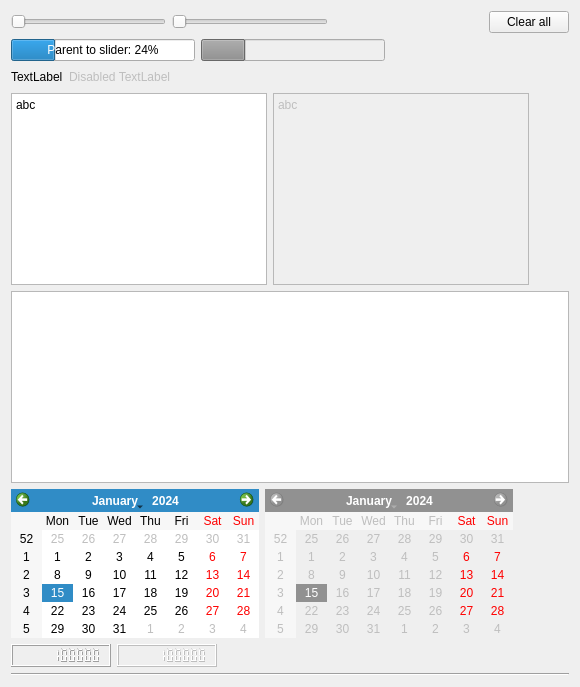
        <widget class="QWidget" name="tab">
         <attribute name="title">
          <string notr="true">Display Widgets</string>
         </attribute>
         <layout class="QVBoxLayout" name="verticalLayout_3">
          <item>
           <layout class="QHBoxLayout" name="horizontalLayout_22">
            <item>
             <widget class="QSlider" name="horizontalSlider">
              <property name="maximum">
               <number>100</number>
              </property>
              <property name="orientation">
               <enum>Qt::Horizontal</enum>
              </property>
              <property name="invertedAppearance">
               <bool>false</bool>
              </property>
              <property name="invertedControls">
               <bool>false</bool>
              </property>
             </widget>
            </item>
            <item>
             <widget class="QSlider" name="horizontalSlider_2">
              <property name="enabled">
               <bool>false</bool>
              </property>
              <property name="maximum">
               <number>100</number>
              </property>
              <property name="orientation">
               <enum>Qt::Horizontal</enum>
              </property>
              <property name="invertedAppearance">
               <bool>false</bool>
              </property>
              <property name="invertedControls">
               <bool>false</bool>
              </property>
             </widget>
            </item>
            <item>
             <spacer name="horizontalSpacer_13">
              <property name="orientation">
               <enum>Qt::Horizontal</enum>
              </property>
              <property name="sizeHint" stdset="0">
               <size>
                <width>40</width>
                <height>20</height>
               </size>
              </property>
             </spacer>
            </item>
            <item>
             <widget class="QPushButton" name="pushButton_4">
              <property name="text">
               <string notr="true">Clear all</string>
              </property>
             </widget>
            </item>
           </layout>
          </item>
          <item>
           <layout class="QHBoxLayout" name="horizontalLayout_21">
            <item>
             <widget class="QProgressBar" name="progressBar">
              <property name="value">
               <number>24</number>
              </property>
              <property name="format">
               <string notr="true">Parent to slider: %p%</string>
              </property>
             </widget>
            </item>
            <item>
             <widget class="QProgressBar" name="progressBar_2">
              <property name="enabled">
               <bool>false</bool>
              </property>
              <property name="value">
               <number>24</number>
              </property>
              <property name="format">
               <string/>
              </property>
             </widget>
            </item>
            <item>
             <spacer name="horizontalSpacer_14">
              <property name="orientation">
               <enum>Qt::Horizontal</enum>
              </property>
              <property name="sizeHint" stdset="0">
               <size>
                <width>40</width>
                <height>20</height>
               </size>
              </property>
             </spacer>
            </item>
           </layout>
          </item>
          <item>
           <layout class="QHBoxLayout" name="horizontalLayout_20">
            <item>
             <widget class="QLabel" name="label_2">
              <property name="text">
               <string notr="true">TextLabel</string>
              </property>
             </widget>
            </item>
            <item>
             <widget class="QLabel" name="label_8">
              <property name="enabled">
               <bool>false</bool>
              </property>
              <property name="text">
               <string notr="true">Disabled TextLabel</string>
              </property>
             </widget>
            </item>
            <item>
             <spacer name="horizontalSpacer_15">
              <property name="orientation">
               <enum>Qt::Horizontal</enum>
              </property>
              <property name="sizeHint" stdset="0">
               <size>
                <width>40</width>
                <height>20</height>
               </size>
              </property>
             </spacer>
            </item>
           </layout>
          </item>
          <item>
           <layout class="QHBoxLayout" name="horizontalLayout_19">
            <item>
             <widget class="QTextBrowser" name="textBrowser">
              <property name="readOnly">
               <bool>false</bool>
              </property>
              <property name="markdown">
               <string notr="true">abc

</string>
              </property>
              <property name="html">
               <string notr="true">&lt;!DOCTYPE HTML PUBLIC &quot;-//W3C//DTD HTML 4.0//EN&quot; &quot;http://www.w3.org/TR/REC-html40/strict.dtd&quot;&gt;
&lt;html&gt;&lt;head&gt;&lt;meta name=&quot;qrichtext&quot; content=&quot;1&quot; /&gt;&lt;meta charset=&quot;utf-8&quot; /&gt;&lt;style type=&quot;text/css&quot;&gt;
p, li { white-space: pre-wrap; }
hr { height: 1px; border-width: 0; }
li.unchecked::marker { content: &quot;\2610&quot;; }
li.checked::marker { content: &quot;\2612&quot;; }
&lt;/style&gt;&lt;/head&gt;&lt;body style=&quot; font-family:'Segoe UI'; font-size:9pt; font-weight:400; font-style:normal;&quot;&gt;
&lt;p style=&quot; margin-top:6px; margin-bottom:6px; margin-left:0px; margin-right:0px; -qt-block-indent:0; text-indent:0px;&quot;&gt;abc&lt;/p&gt;&lt;/body&gt;&lt;/html&gt;</string>
              </property>
              <property name="placeholderText">
               <string notr="true">textBrowser</string>
              </property>
             </widget>
            </item>
            <item>
             <widget class="QTextBrowser" name="textBrowser_2">
              <property name="enabled">
               <bool>false</bool>
              </property>
              <property name="readOnly">
               <bool>false</bool>
              </property>
              <property name="markdown">
               <string notr="true">abc

</string>
              </property>
              <property name="html">
               <string notr="true">&lt;!DOCTYPE HTML PUBLIC &quot;-//W3C//DTD HTML 4.0//EN&quot; &quot;http://www.w3.org/TR/REC-html40/strict.dtd&quot;&gt;
&lt;html&gt;&lt;head&gt;&lt;meta name=&quot;qrichtext&quot; content=&quot;1&quot; /&gt;&lt;meta charset=&quot;utf-8&quot; /&gt;&lt;style type=&quot;text/css&quot;&gt;
p, li { white-space: pre-wrap; }
hr { height: 1px; border-width: 0; }
li.unchecked::marker { content: &quot;\2610&quot;; }
li.checked::marker { content: &quot;\2612&quot;; }
&lt;/style&gt;&lt;/head&gt;&lt;body style=&quot; font-family:'Segoe UI'; font-size:9pt; font-weight:400; font-style:normal;&quot;&gt;
&lt;p style=&quot; margin-top:6px; margin-bottom:6px; margin-left:0px; margin-right:0px; -qt-block-indent:0; text-indent:0px;&quot;&gt;abc&lt;/p&gt;&lt;/body&gt;&lt;/html&gt;</string>
              </property>
              <property name="placeholderText">
               <string notr="true">Disabled textBrowser</string>
              </property>
             </widget>
            </item>
            <item>
             <spacer name="horizontalSpacer_16">
              <property name="orientation">
               <enum>Qt::Horizontal</enum>
              </property>
              <property name="sizeHint" stdset="0">
               <size>
                <width>40</width>
                <height>20</height>
               </size>
              </property>
             </spacer>
            </item>
           </layout>
          </item>
          <item>
           <widget class="QGraphicsView" name="graphicsView"/>
          </item>
          <item>
           <layout class="QHBoxLayout" name="horizontalLayout_23">
            <item>
             <widget class="QCalendarWidget" name="calendarWidget"/>
            </item>
            <item>
             <widget class="QCalendarWidget" name="calendarWidget_2">
              <property name="enabled">
               <bool>false</bool>
              </property>
             </widget>
            </item>
            <item>
             <spacer name="horizontalSpacer_17">
              <property name="orientation">
               <enum>Qt::Horizontal</enum>
              </property>
              <property name="sizeHint" stdset="0">
               <size>
                <width>40</width>
                <height>20</height>
               </size>
              </property>
             </spacer>
            </item>
           </layout>
          </item>
          <item>
           <layout class="QHBoxLayout" name="horizontalLayout_24">
            <item>
             <widget class="QLCDNumber" name="lcdNumber">
              <property name="smallDecimalPoint">
               <bool>true</bool>
              </property>
              <property name="digitCount">
               <number>10</number>
              </property>
              <property name="mode">
               <enum>QLCDNumber::Dec</enum>
              </property>
              <property name="intValue" stdset="0">
               <number>1234567890</number>
              </property>
             </widget>
            </item>
            <item>
             <widget class="QLCDNumber" name="lcdNumber_2">
              <property name="enabled">
               <bool>false</bool>
              </property>
              <property name="smallDecimalPoint">
               <bool>true</bool>
              </property>
              <property name="digitCount">
               <number>10</number>
              </property>
              <property name="mode">
               <enum>QLCDNumber::Dec</enum>
              </property>
              <property name="intValue" stdset="0">
               <number>1234567890</number>
              </property>
             </widget>
            </item>
            <item>
             <spacer name="horizontalSpacer_18">
              <property name="orientation">
               <enum>Qt::Horizontal</enum>
              </property>
              <property name="sizeHint" stdset="0">
               <size>
                <width>40</width>
                <height>20</height>
               </size>
              </property>
             </spacer>
            </item>
           </layout>
          </item>
          <item>
           <widget class="Line" name="line">
            <property name="orientation">
             <enum>Qt::Horizontal</enum>
            </property>
           </widget>
          </item>
         </layout>
        </widget>
